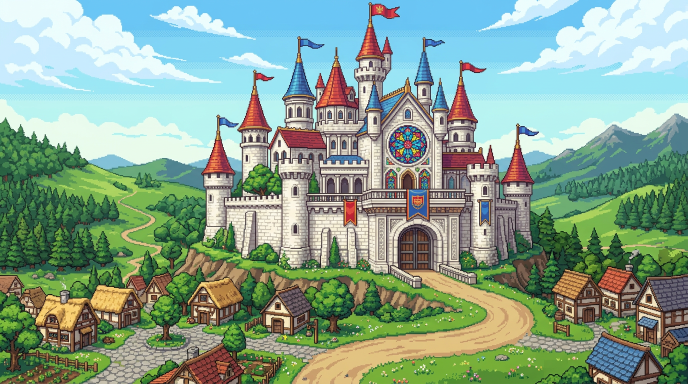
#> input picture assets/ai-girls/dalabengba/castle_pixel_source.png, 1376 x 768 px, given in place of whale_horse_source.png, which was not available (shown at 1/2 size)
$ python prepare_riding.py
#> lines starting #> are read from the running program, lines starting #| are printed output that depends on the picture; after the words box and inside, x2 and y2 are one past the last pixel; in counts of white or black regions, pixels touching at a corner belong together
#!/usr/bin/env python3
"""Remove only near-white background connected to image edges from generated riding art."""
from pathlib import Path
import cv2
import numpy as np
from PIL import Image
ROOT=Path(__file__).resolve().parents[2]/'assets/ai-girls/dalabengba'
for src in ('whale_horse_source.png','whale_horse_pose2_source.png'):
    img=np.array(Image.open(ROOT/src).convert('RGB'))
#> img is the input picture: shape (768, 1376, 3); mean R, G, B 136, 162.8, 143.5
    # Seed only light pixels connected to a border; white horse interiors stay intact.
    white=(np.min(img,axis=2)>242).astype(np.uint8)
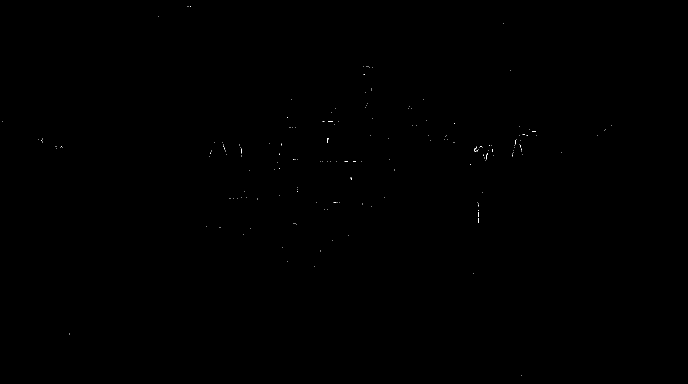
#> white: shape (768, 1376) (shown at 1/2 size); values 0 (black) and 1 (white), 0.04% white in thin lines or dots, all inside (x1, y1, x2, y2) = (4, 13, 1223, 752)
    count, labels, stats, _ = cv2.connectedComponentsWithStats(white, connectivity=4)
#> labels: shape (768, 1376) int32; 190 distinct labels, from 0 to 189
#> count = 190; stats = 190 rows, first 6: [0, 0, 1376, 768, 1056381], [375, 13, 2, 1, 2], [380, 13, 2, 1, 2], [317, 33, 1, 1, 1], [1006, 46, 1, 1, 1], [727, 132, 1, 1, 1]
    border=np.unique(np.concatenate((labels[0],labels[-1],labels[:,0],labels[:,-1])))
#> border = [0]
    bg=np.isin(labels,border[border!=0])
#> bg: shape (768, 1376) bool; every value is 0
    rgba=np.dstack((img, np.where(bg,0,255).astype('uint8')))
    dest=ROOT/src.replace('_source','_cutout')
    Image.fromarray(rgba).save(dest)
    print(dest,'transparent pixels',int(bg.sum()))
#| assets/ai-girls/dalabengba/whale_horse_cutout.png transparent pixels 0
#> pass 2 of the loop `for src in ('whale_horse_source.png','whale_horse_pose2_source.png'):`:
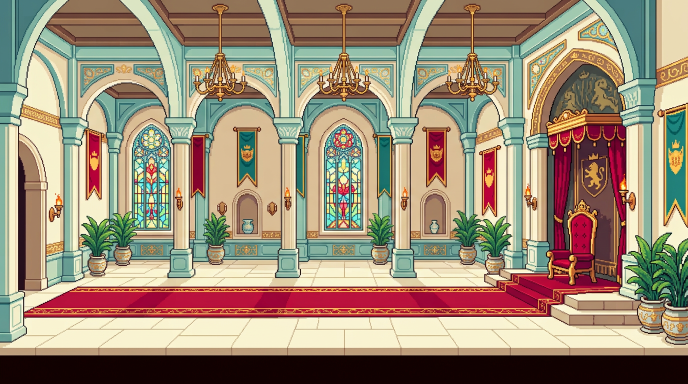
#> input picture assets/ai-girls/dalabengba/palace_pixel_source.png, 1376 x 768 px, given in place of whale_horse_pose2_source.png, which was not available (shown at 1/2 size)
#> img is the input picture: shape (768, 1376, 3); mean R, G, B 156.9, 140.8, 118.9
#> `white=(np.min(img,axis=2)>242).astype(np.uint8)`:
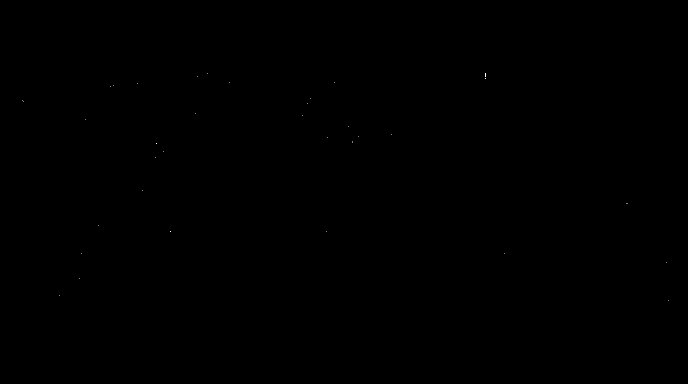
#> white: shape (768, 1376) (shown at 1/2 size); values 0 (black) and 1 (white), 0% white in thin lines or dots, all inside (x1, y1, x2, y2) = (45, 147, 1338, 601)
#> labels: shape (768, 1376) int32; 37 distinct labels, from 0 to 36
#> count = 37; stats = 37 rows, first 6: [0, 0, 1376, 768, 1056718], [414, 147, 1, 1, 1], [970, 147, 2, 6, 11], [395, 153, 1, 1, 1], [970, 156, 2, 1, 2], [458, 164, 1, 1, 1]
#| assets/ai-girls/dalabengba/whale_horse_pose2_cutout.png transparent pixels 0
